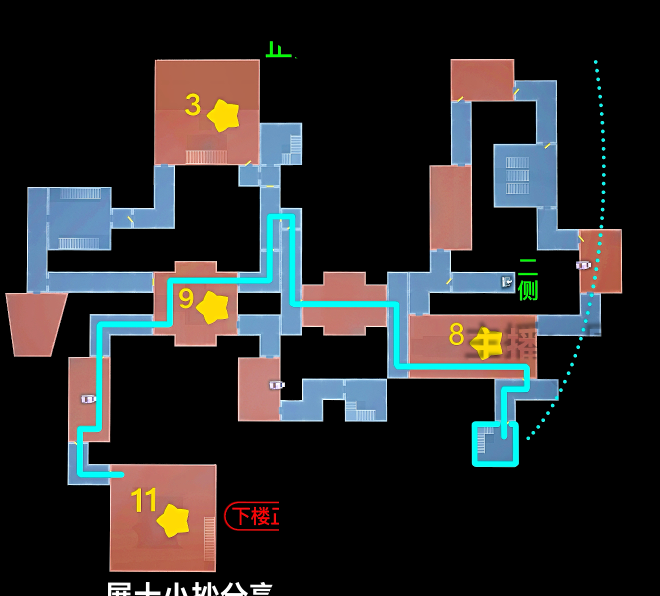
#> input picture assets/maps/a_bringer_of_doom/nightmare/routes/route_zhanshi_fast/layout_01/2nd.png, 1320 x 1192 px (shown at 1/2 size)
$ python -i calibrate_zhanshi_routes.py   (imports and definitions only)
#> lines starting #> are read from the running program, lines starting #| are printed output that depends on the picture; after the words box and inside, x2 and y2 are one past the last pixel; in counts of white or black regions, pixels touching at a corner belong together
### tools/common/calibration_assets.py
"""Shared paths and layout helpers for offline calibration commands."""
from pathlib import Path
import re
from src.paths import PROJECT_ROOT
from src.app_catalog import FLOORS
from tools.common.paths import asset_output
from src.maintenance_paths import profile_root

CLEAN_ROOT = PROJECT_ROOT / 'assets/maps/a_bringer_of_doom/nightmare/clean'
OUTPUT_ROOT = PROJECT_ROOT / 'workspace/reports/route_asset_calibration'


def route_asset_root(*, publish=False):
    return asset_output(CLEAN_ROOT.parent / 'routes', publish=publish)


def calibration_root(*, publish=False):
    return asset_output(profile_root(CLEAN_ROOT) / 'routes', publish=publish)


def layout_numbers(clean_root=CLEAN_ROOT):
    return sorted(int(p.name.removeprefix('layout_')) for p in clean_root.glob('layout_*')
                  if p.is_dir() and p.name.removeprefix('layout_').isdigit())


def project_relative(path: Path) -> str:
    return path.resolve().relative_to(PROJECT_ROOT).as_posix()


def leading_number(path: Path) -> int | None:
    match = re.match(r"^(\d+)", path.name)
    return int(match.group(1)) if match else None


# [5 lines left out: function floor_template, not called in this run]

### tools/common/paths.py
"""Developer tool locations; no user state is stored in application configs."""
from src.paths import PROJECT_ROOT

WORKSPACE_ROOT = PROJECT_ROOT / "workspace"
ASSET_BUILD_ROOT = WORKSPACE_ROOT / "asset_build"


def asset_output(path, *, publish=False):
    """Stage generated assets unless publication was explicitly requested."""
    path = path.resolve()
    relative = path.relative_to(PROJECT_ROOT)
    return path if publish else ASSET_BUILD_ROOT / relative

### src/maintenance_paths.py
"""Locations used by offline audits; runtime bundles do not load these files."""
from pathlib import Path

TEMPLATE_CONFIG = 'maintenance/configs/template_matching.json'


def profile_root(clean_root):
    """Mirror a canonical assets/maps/<map>/<difficulty>/clean in maintenance.

    Standalone tool fixtures may supply an arbitrary clean directory. Their
    explicitly supplied local evidence stays next to that directory.
    """
    clean_root = Path(clean_root).resolve()
    if (clean_root.name == 'clean' and len(clean_root.parents) >= 5
            and clean_root.parents[2].name == 'maps'
            and clean_root.parents[3].name == 'assets'):
        return clean_root.parents[4]/'maintenance/maps'/clean_root.parents[1].name/clean_root.parent.name
    return clean_root.parent


# [12 lines left out: function evidence_path, not called in this run]

### tools/assets/calibration/calibrate_zhanshi_routes.py
"""Calibrate the three independently positioned floors in the Zhanshi montage set."""
from __future__ import annotations

import argparse
import hashlib
import json
import sys
import time
from pathlib import Path

import cv2
import numpy as np

ROOT = Path(__file__).resolve().parents[3]
sys.path.insert(0, str(ROOT))
from tools.common.calibration_assets import (  # noqa: E402
    route_asset_root, calibration_root, layout_numbers, CLEAN_ROOT, FLOORS, OUTPUT_ROOT, floor_template,
    leading_number, project_relative,
)
from tools.common.paths import asset_output
from src.maintenance_paths import profile_root
from tools.common.route_calibration import estimate_template_to_route  # noqa: E402
from tools.assets.image_io import imread_unicode, imwrite_unicode  # noqa: E402

ASSET_ROOT = route_asset_root()
CALIBRATION_ROOT = calibration_root()
#> further down, picture is the input picture: shape (1192, 1320, 3); mean B, G, R 41.4, 41.1, 42.1
VARIANT = "route_zhanshi_fast"
SOURCE_ROOT = profile_root(CLEAN_ROOT) / 'sources/route_zhanshi_fast'


def montage_structure(image: np.ndarray) -> np.ndarray:
    """Extract blue corridors / pink rooms, excluding route lines and captions."""
    hsv = cv2.cvtColor(image, cv2.COLOR_BGR2HSV)
#> hsv: shape (1192, 1320, 3); mean H, S, V 14.5, 35.5, 55.9
    mask = cv2.inRange(hsv, (92, 25, 65), (125, 190, 245))
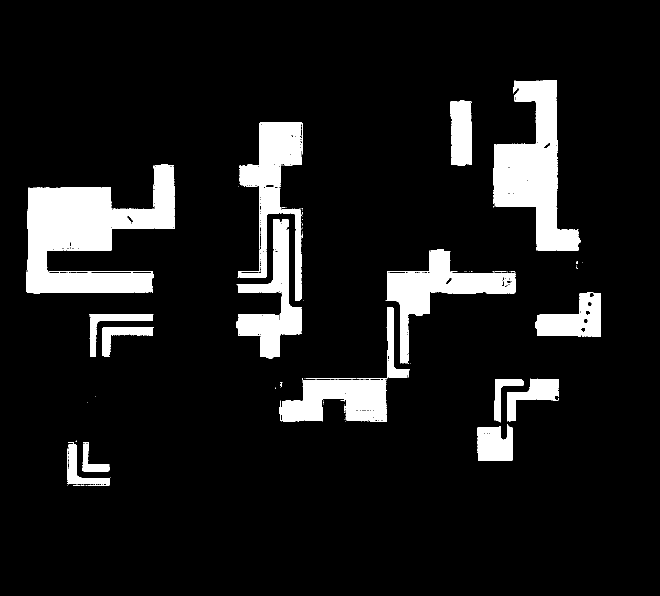
#> mask: shape (1192, 1320) (shown at 1/2 size); 10.1% white; 219 white regions (185 under 20 px), largest, box (x1, y1, x2, y2) and area: (53, 328, 350, 588) 40238, (987, 160, 1161, 501) 27201, (771, 498, 1031, 727) 16214
    mask |= cv2.inRange(hsv, (0, 25, 65), (18, 190, 245))
    mask |= cv2.inRange(hsv, (170, 25, 65), (179, 190, 245))
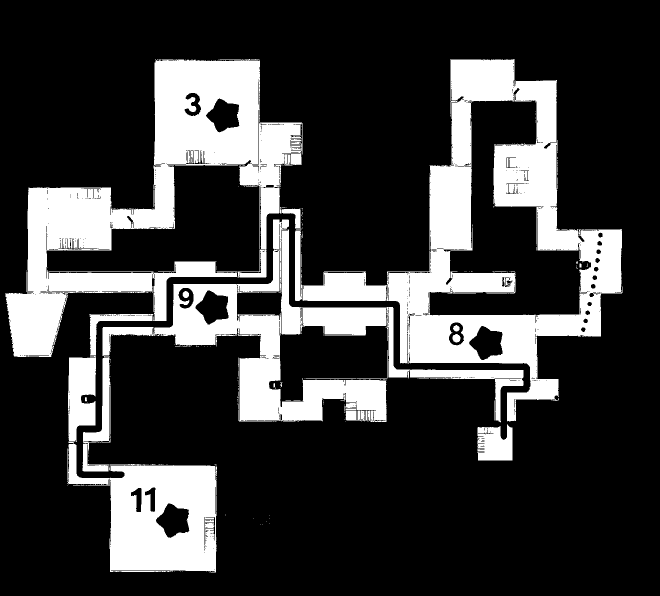
#> mask: shape (1192, 1320) (shown at 1/2 size); 23.1% white; 300 white regions (267 under 20 px), largest, box (x1, y1, x2, y2) and area: (10, 118, 605, 1145) 163988, (590, 118, 1245, 843) 123220, (205, 439, 1047, 845) 64196
    mask = cv2.morphologyEx(mask, cv2.MORPH_CLOSE, np.ones((11, 11), np.uint8))
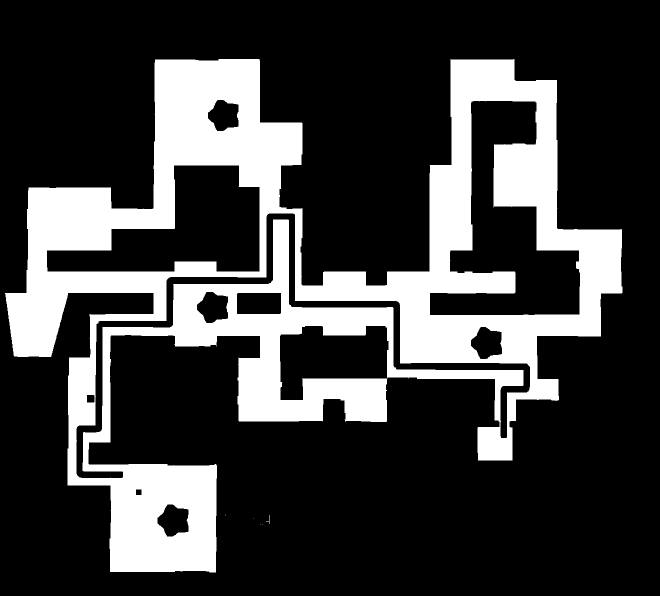
#> mask: shape (1192, 1320) (shown at 1/2 size); 24.4% white; 7 white regions (5 under 20 px), largest, box (x1, y1, x2, y2) and area: (10, 118, 1245, 1145) 384627, (532, 1030, 539, 1048) 24
    # Stars, numbers and thick route lines can leave enclosed holes in a room.
    count, labels, stats, _ = cv2.connectedComponentsWithStats(255 - mask)
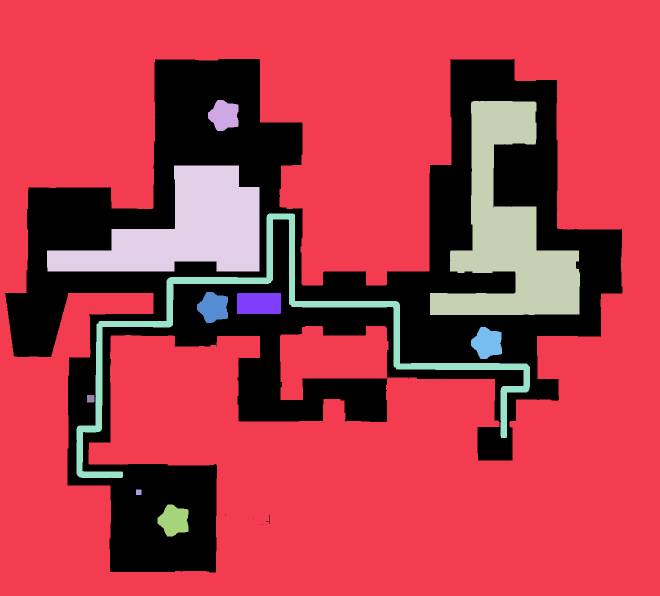
#> labels: shape (1192, 1320) int32 (shown at 1/2 size); 12 distinct labels, from 0 to 11; one colour per label, 0 black
#> count = 12; stats = [[10, 118, 1235, 1027, 384657], [0, 0, 1320, 1192, 1041891], [416, 200, 61, 62, 2795], [860, 202, 300, 428, 57435], [94, 331, 425, 212, 48646], [153, 427, 907, 529, 25437], [394, 584, 62, 62, 2810], [474, 586, 88, 42, 3692], [942, 654, 62, 64, 2867], [174, 790, 15, 15, 223], [272, 979, 11, 11, 121], [315, 1009, 62, 64, 2866]]
    for label in range(1, count):
        x, y, w, h, area = stats[label]
        if x > 0 and y > 0 and x+w < mask.shape[1] and y+h < mask.shape[0] and area < 1400:
            mask[labels == label] = 255
#> this loop made 11 passes
#> mask: shape (1192, 1320); 24.5% white; 7 white regions (5 under 20 px), largest, box (x1, y1, x2, y2) and area: (10, 118, 1245, 1145) 384971, (532, 1030, 539, 1048) 24
    count, labels, stats, _ = cv2.connectedComponentsWithStats(mask)
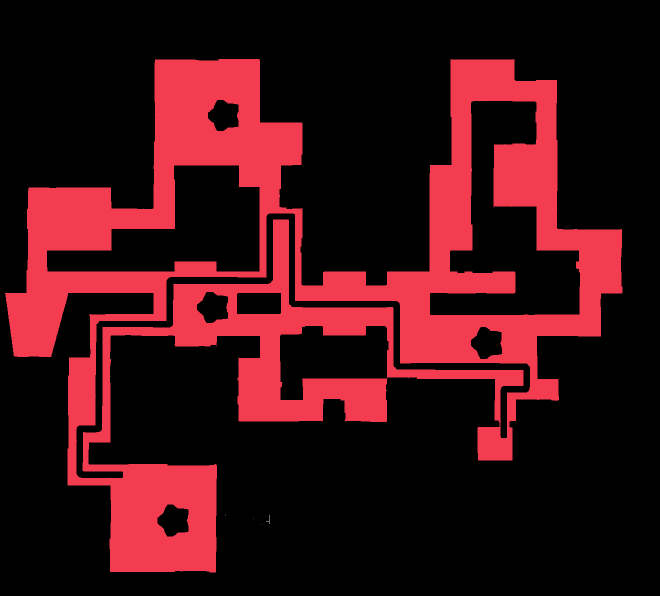
#> labels: shape (1192, 1320) int32 (shown at 1/2 size); 8 distinct labels, from 0 to 7; one colour per label, 0 black
#> count = 8; stats = [[0, 0, 1320, 1192, 1188439], [10, 118, 1235, 1027, 384971], [476, 714, 1, 1, 1], [451, 1029, 1, 2, 2], [532, 1030, 7, 18, 24], [506, 1036, 1, 1, 1], [520, 1049, 1, 1, 1], [524, 1048, 1, 1, 1]]
    for label in range(1, count):
        if stats[label, cv2.CC_STAT_AREA] < 80:
            mask[labels == label] = 0
#> mask: shape (1192, 1320); 24.5% white; 1 white region, box (x1, y1, x2, y2) and area: (10, 118, 1245, 1145) 384971
    return mask


# [263 lines left out: functions alignment_quality, quality_passes, refine_silhouette, semantic_seed, locate_floor, write_assets and 2 more, not called in this run]


# [2 lines not run here, left out]

>>> import cv2
>>> picture = cv2.imread('../../../assets/maps/a_bringer_of_doom/nightmare/routes/route_zhanshi_fast/layout_01/2nd.png')
>>> result = montage_structure(picture)

$ run again, on assets/maps/a_bringer_of_doom/nightmare/routes/route_zhanshi_fast/layout_04/b1.png
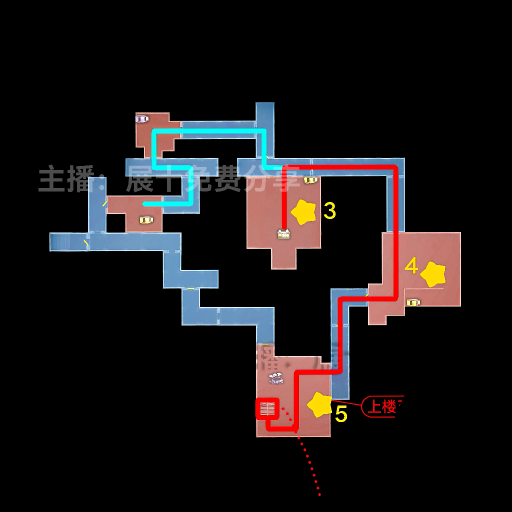
#> input picture assets/maps/a_bringer_of_doom/nightmare/routes/route_zhanshi_fast/layout_04/b1.png, 1024 x 1024 px (shown at 1/2 size)
#> picture is the input picture: shape (1024, 1024, 3); mean B, G, R 22.9, 22.4, 26.6
#> hsv: shape (1024, 1024, 3); mean H, S, V 8.2, 20.6, 33.2
#> in montage_structure, `count, labels, stats, _ = cv2.connectedComponentsWithStats(255 - mask)`: count = 19; stats = 19 rows, first 6: [99, 204, 823, 788, 151632], [0, 0, 1024, 1024, 794653], [302, 257, 21, 59, 789], [346, 257, 11, 11, 121], [523, 261, 11, 11, 121], [324, 277, 449, 448, 93103]
#> the loop in montage_structure, `for label in range(1, count):` made 18 passes
#> (x, y, w, h, area) on passes 1 to 8: (0, 0, 1024, 1024, 794653), (302, 257, 21, 59, 789), (346, 257, 11, 11, 121), (523, 261, 11, 11, 121), (324, 277, 449, 448, 93103), (523, 303, 11, 14, 154), (572, 329, 49, 11, 539), (625, 329, 45, 11, 495)
#> after the loop in montage_structure, `for label in range(1, count):`:
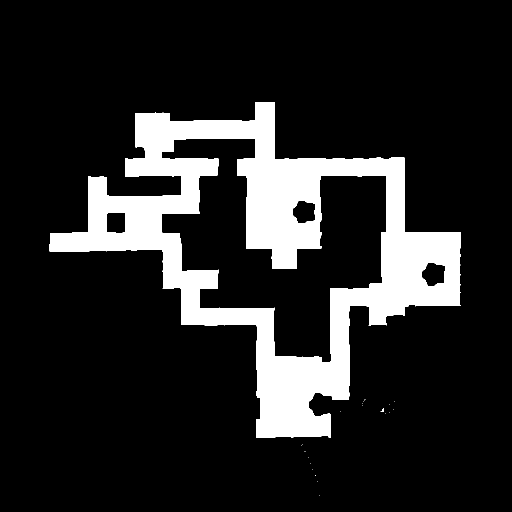
#> mask: shape (1024, 1024) (shown at 1/2 size); 14.9% white; 21 white regions (20 under 20 px), largest, box (x1, y1, x2, y2) and area: (99, 204, 922, 875) 156052
#> in montage_structure, `count, labels, stats, _ = cv2.connectedComponentsWithStats(mask)`:
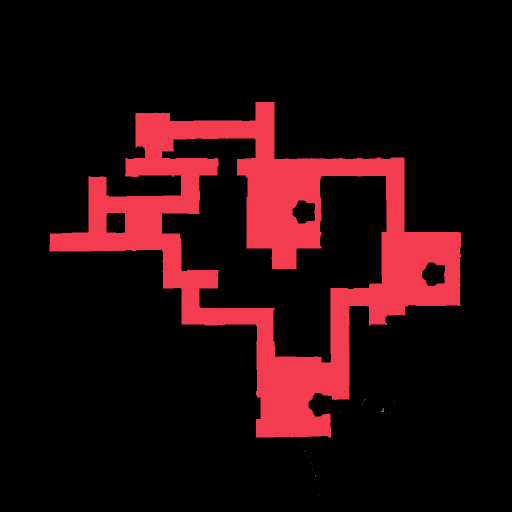
#> labels: shape (1024, 1024) int32 (shown at 1/2 size); 22 distinct labels, from 0 to 21; one colour per label, 0 black
#> in montage_structure, `count, labels, stats, _ = cv2.connectedComponentsWithStats(mask)`: count = 22; stats = 22 rows, first 6: [0, 0, 1024, 1024, 892483], [99, 204, 823, 671, 156052], [729, 798, 2, 2, 2], [727, 801, 2, 2, 2], [788, 802, 1, 1, 1], [725, 806, 1, 1, 1]
